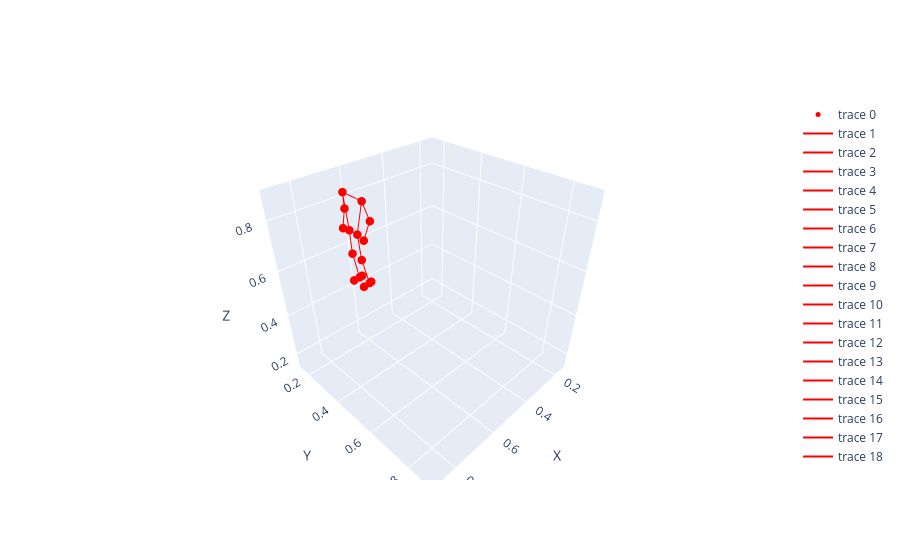

The code cell stored with this chart in its notebook:
### Code cell
pose_gt_batch = dataset[0]['pose_gt']
pose_inf_batch = dataset[0]['pose_inf'][3]
plot_3d_keypoints(pose_gt_batch, 'mediapipe', 'morphed', 0, 0)
print(pose_gt_batch)

### Figure 1 — Plotly figure (JSON) as saved in the notebook; plotly's stock layout.template omitted (floating-point values rounded to 4 significant figures)
{"data": [{"marker": {"color": "red", "size": 5}, "mode": "markers", "x": [0.6203, 0.6223, 0.6068, 0.6088, 0.6348, 0.6303, 0.6329, 0.6329, 0.6283, 0.6256, 0.6034, 0.6053, 0.5942, 0.593, 0.6334, 0.633], "y": [0.2739, 0.1643, 0.2932, 0.1444, 0.2843, 0.1514, 0.2451, 0.1961, 0.2498, 0.1883, 0.2516, 0.19, 0.2505, 0.1899, 0.2535, 0.1893], "z": [0.8253, 0.8267, 0.7507, 0.7512, 0.6793, 0.6793, 0.6882, 0.6881, 0.5791, 0.5803, 0.462, 0.4614, 0.4635, 0.463, 0.4595, 0.459], "type": "scatter3d"}, {"line": {"color": "red"}, "mode": "lines", "x": [0.6203, 0.6223], "y": [0.2739, 0.1643], "z": [0.8253, 0.8267], "type": "scatter3d"}, {"line": {"color": "red"}, "mode": "lines", "x": [0.6203, 0.6068], "y": [0.2739, 0.2932], "z": [0.8253, 0.7507], "type": "scatter3d"}, {"line": {"color": "red"}, "mode": "lines", "x": [0.6223, 0.6088], "y": [0.1643, 0.1444], "z": [0.8267, 0.7512], "type": "scatter3d"}, {"line": {"color": "red"}, "mode": "lines", "x": [0.6068, 0.6348], "y": [0.2932, 0.2843], "z": [0.7507, 0.6793], "type": "scatter3d"}, {"line": {"color": "red"}, "mode": "lines", "x": [0.6088, 0.6303], "y": [0.1444, 0.1514], "z": [0.7512, 0.6793], "type": "scatter3d"}, {"line": {"color": "red"}, "mode": "lines", "x": [0.6329, 0.6329], "y": [0.2451, 0.1961], "z": [0.6882, 0.6881], "type": "scatter3d"}, {"line": {"color": "red"}, "mode": "lines", "x": [0.6203, 0.6329], "y": [0.2739, 0.2451], "z": [0.8253, 0.6882], "type": "scatter3d"}, {"line": {"color": "red"}, "mode": "lines", "x": [0.6223, 0.6329], "y": [0.1643, 0.1961], "z": [0.8267, 0.6881], "type": "scatter3d"}, {"line": {"color": "red"}, "mode": "lines", "x": [0.6329, 0.6283], "y": [0.2451, 0.2498], "z": [0.6882, 0.5791], "type": "scatter3d"}, {"line": {"color": "red"}, "mode": "lines", "x": [0.6329, 0.6256], "y": [0.1961, 0.1883], "z": [0.6881, 0.5803], "type": "scatter3d"}, {"line": {"color": "red"}, "mode": "lines", "x": [0.6283, 0.6034], "y": [0.2498, 0.2516], "z": [0.5791, 0.462], "type": "scatter3d"}, {"line": {"color": "red"}, "mode": "lines", "x": [0.6256, 0.6053], "y": [0.1883, 0.19], "z": [0.5803, 0.4614], "type": "scatter3d"}, {"line": {"color": "red"}, "mode": "lines", "x": [0.6034, 0.5942], "y": [0.2516, 0.2505], "z": [0.462, 0.4635], "type": "scatter3d"}, {"line": {"color": "red"}, "mode": "lines", "x": [0.6053, 0.593], "y": [0.19, 0.1899], "z": [0.4614, 0.463], "type": "scatter3d"}, {"line": {"color": "red"}, "mode": "lines", "x": [0.6034, 0.6334], "y": [0.2516, 0.2535], "z": [0.462, 0.4595], "type": "scatter3d"}, {"line": {"color": "red"}, "mode": "lines", "x": [0.6053, 0.633], "y": [0.19, 0.1893], "z": [0.4614, 0.459], "type": "scatter3d"}, {"line": {"color": "red"}, "mode": "lines", "x": [0.5942, 0.6334], "y": [0.2505, 0.2535], "z": [0.4635, 0.4595], "type": "scatter3d"}, {"line": {"color": "red"}, "mode": "lines", "x": [0.593, 0.633], "y": [0.1899, 0.1893], "z": [0.463, 0.459], "type": "scatter3d"}], "layout": {"scene": {"xaxis": {"title": {"text": "X"}, "range": [0.13, 0.9093]}, "yaxis": {"title": {"text": "Y"}, "range": [0.13, 0.9093]}, "zaxis": {"title": {"text": "Z"}, "range": [0.13, 0.9093]}, "aspectmode": "cube"}}}
